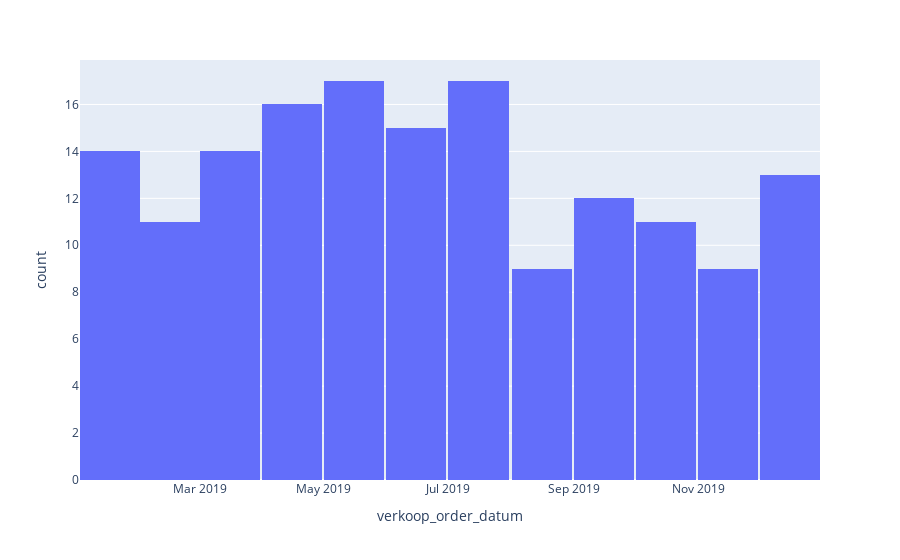

Source (notebook cell):
### Code cell
if show_intermediate_results == True:
#    verkoop_order_df.hist(column='klant_id', bins=10)
    fig=px.histogram(verkoop_order_df, x='verkoop_order_datum', nbins=12)
    fig.show()

### Figure 1 — Plotly figure (JSON) as saved in the notebook; plotly's stock layout.template omitted (floating-point values rounded to 4 significant figures; data arrays with more than 128 entries replaced by an {"elided": "..."} marker saying what was removed)
{"data": [{"alignmentgroup": "True", "bingroup": "x", "hovertemplate": "verkoop_order_datum=%{x}<br>count=%{y}<extra></extra>", "legendgroup": "", "marker": {"color": "#636efa"}, "name": "", "nbinsx": 12, "offsetgroup": "", "orientation": "v", "showlegend": false, "type": "histogram", "x": {"elided": "158 str values"}, "xaxis": "x", "yaxis": "y"}], "layout": {"barmode": "relative", "legend": {"tracegroupgap": 0}, "margin": {"t": 60}, "xaxis": {"anchor": "y", "domain": [0, 1], "title": {"text": "verkoop_order_datum"}}, "yaxis": {"anchor": "x", "domain": [0, 1], "title": {"text": "count"}}}}
